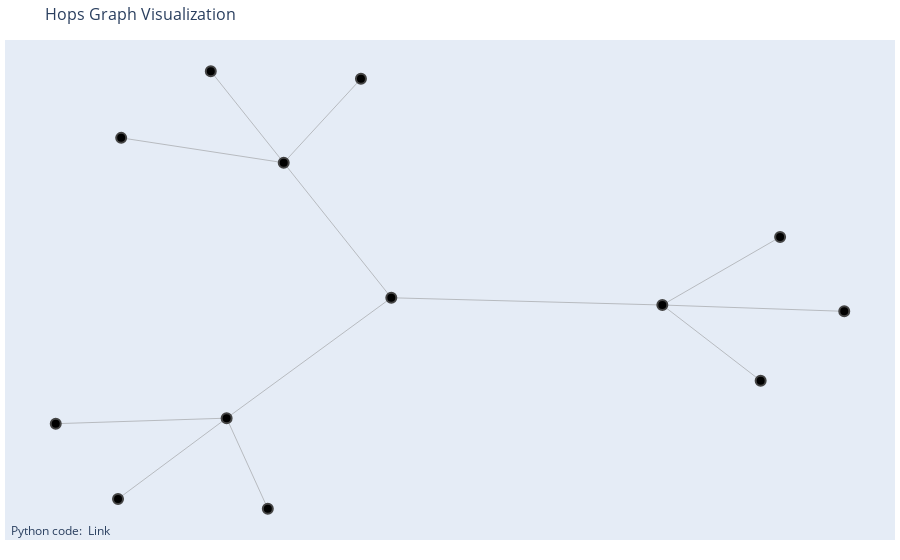

The cell this chart's notebook holds for it:
### Code cell
import networkx as nx
import matplotlib.pyplot as plt
import plotly.graph_objects as go
import time

def create_hops_graph(hops):
    start_time = time.time()
    G = nx.Graph()
    current_node = 'A'
    nodes_at_current_level = ['A']
    for i in range(hops):
        next_nodes = []
        for node in nodes_at_current_level:
            for j in range(1, hops + 2):
                next_node = f"{node}-{j}"
                G.add_edge(node, next_node)
                next_nodes.append(next_node)
        nodes_at_current_level = next_nodes
    end_time = time.time()
    print("Time taken to create graph:", end_time - start_time, "seconds")
    return G

def visualize_hops_graph(G):
    start_time = time.time()
    pos = nx.spring_layout(G)  # Better layout than spring_layout can be chosen
    edge_x = []
    edge_y = []
    for edge in G.edges():
        x0, y0 = pos[edge[0]]
        x1, y1 = pos[edge[1]]
        edge_x.extend([x0, x1, None])
        edge_y.extend([y0, y1, None])

    edge_trace = go.Scatter(
        x=edge_x,
        y=edge_y,
        line=dict(width=0.5, color='#888'),
        hoverinfo='none',
        mode='lines')

    node_x = []
    node_y = []
    node_text = []
    for node in G.nodes():
        x, y = pos[node]
        node_x.append(x)
        node_y.append(y)
        node_text.append(node)

    node_trace = go.Scatter(
        x=node_x,
        y=node_y,
        mode='markers',
        hoverinfo='text',
        marker=dict(
            showscale=False,
            colorscale='YlGnBu',
            reversescale=True,
            color=[],
            size=10,
            colorbar=dict(
                thickness=15,
                title='Node Connections',
                xanchor='left',
                titleside='right'
            ),
            line_width=2))

    fig = go.Figure(data=[edge_trace, node_trace],
                 layout=go.Layout(
                    title='Hops Graph Visualization',
                    titlefont_size=16,
                    showlegend=False,
                    hovermode='closest',
                    margin=dict(b=20,l=5,r=5,t=40),
                    annotations=[ dict(
                        text="Python code: <a href='https://github.com/openai/gpt-3-examples'> Link </a>",
                        showarrow=False,
                        xref="paper", yref="paper",
                        x=0.005, y=-0.002 ) ],
                    xaxis=dict(showgrid=False, zeroline=False, showticklabels=False),
                    yaxis=dict(showgrid=False, zeroline=False, showticklabels=False))
                    )
    fig.show()
    end_time = time.time()
    print("Time taken to visualize graph:", end_time - start_time, "seconds")
    print("Number of nodes:", len(G.nodes()))

def main():
    hops = int(input("Enter the number of hops: "))
    G = create_hops_graph(hops)
    visualize_hops_graph(G)

if __name__ == "__main__":
    main()

### Figure 1 — Plotly figure (JSON) as saved in the notebook; plotly's stock layout.template omitted (floating-point values rounded to 4 significant figures)
{"data": [{"hoverinfo": "none", "line": {"color": "#888", "width": 0.5}, "mode": "lines", "type": "scatter", "x": [0.0005782, -0.3628, null, 0.0005782, -0.2368, null, 0.0005782, 0.5986, null, -0.3628, -0.7398, null, -0.3628, -0.2719, null, -0.3628, -0.6024, null, -0.2368, -0.5954, null, -0.2368, -0.3977, null, -0.2368, -0.06638, null, 0.5986, 0.8156, null, 0.5986, 0.8585, null, 0.5986, 1, null], "y": [-0.01203, -0.4961, null, -0.01203, 0.5308, null, -0.01203, -0.04115, null, -0.4961, -0.5183, null, -0.4961, -0.8603, null, -0.4961, -0.8207, null, 0.5308, 0.6308, null, 0.5308, 0.8986, null, 0.5308, 0.8682, null, -0.04115, -0.3457, null, -0.04115, 0.2323, null, -0.04115, -0.0666, null]}, {"hoverinfo": "text", "marker": {"color": [], "colorbar": {"thickness": 15, "title": {"side": "right", "text": "Node Connections"}, "xanchor": "left"}, "colorscale": [[0, "rgb(255,255,217)"], [0.125, "rgb(237,248,177)"], [0.25, "rgb(199,233,180)"], [0.375, "rgb(127,205,187)"], [0.5, "rgb(65,182,196)"], [0.625, "rgb(29,145,192)"], [0.75, "rgb(34,94,168)"], [0.875, "rgb(37,52,148)"], [1, "rgb(8,29,88)"]], "line": {"width": 2}, "reversescale": true, "showscale": false, "size": 10}, "mode": "markers", "type": "scatter", "x": [0.0005782, -0.3628, -0.2368, 0.5986, -0.7398, -0.2719, -0.6024, -0.5954, -0.3977, -0.06638, 0.8156, 0.8585, 1], "y": [-0.01203, -0.4961, 0.5308, -0.04115, -0.5183, -0.8603, -0.8207, 0.6308, 0.8986, 0.8682, -0.3457, 0.2323, -0.0666]}], "layout": {"annotations": [{"showarrow": false, "text": "Python code: <a href='https://github.com/openai/gpt-3-examples'> Link </a>", "x": 0.005, "xref": "paper", "y": -0.002, "yref": "paper"}], "hovermode": "closest", "margin": {"b": 20, "l": 5, "r": 5, "t": 40}, "showlegend": false, "title": {"font": {"size": 16}, "text": "Hops Graph Visualization"}, "xaxis": {"showgrid": false, "showticklabels": false, "zeroline": false}, "yaxis": {"showgrid": false, "showticklabels": false, "zeroline": false}}}
